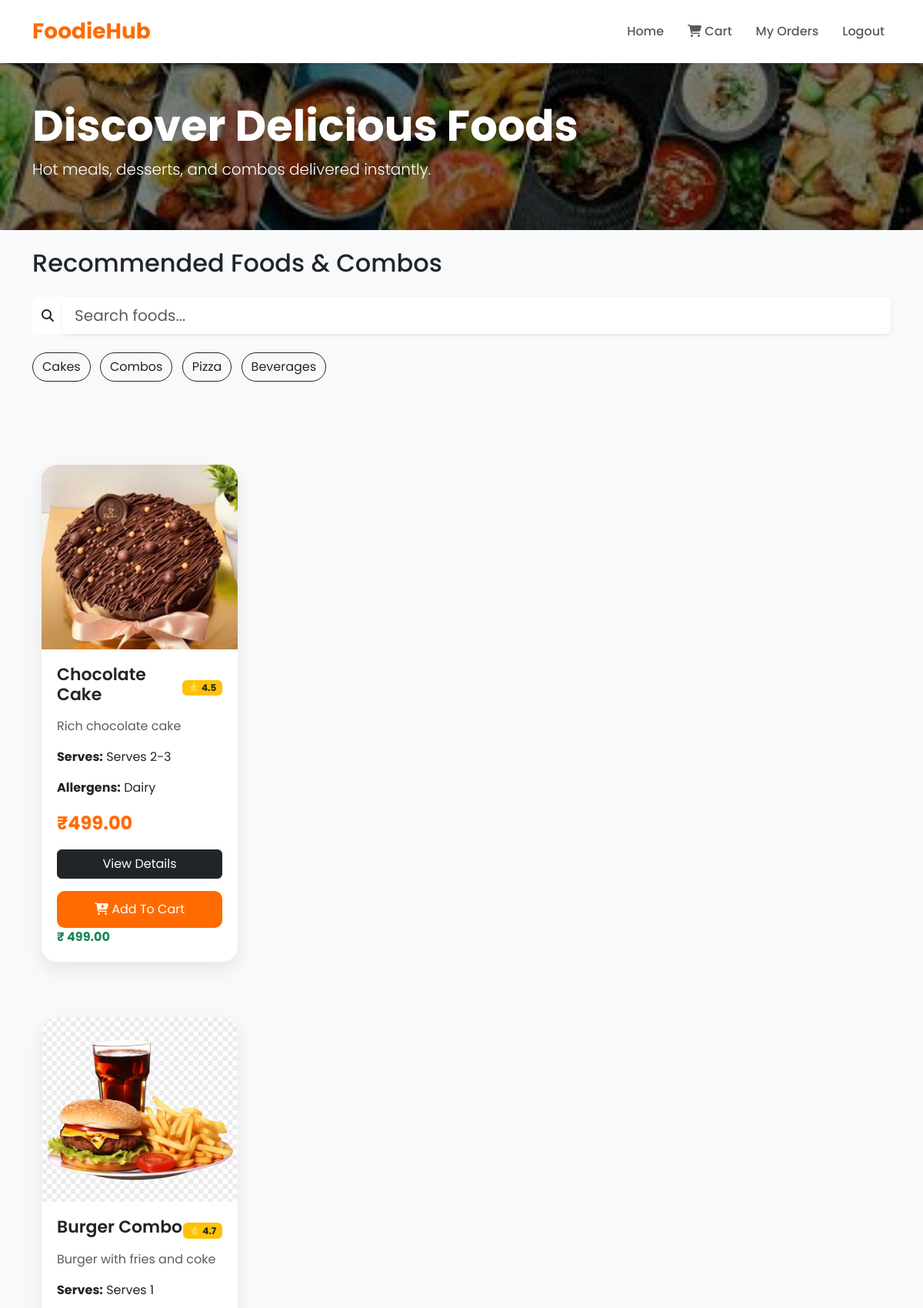
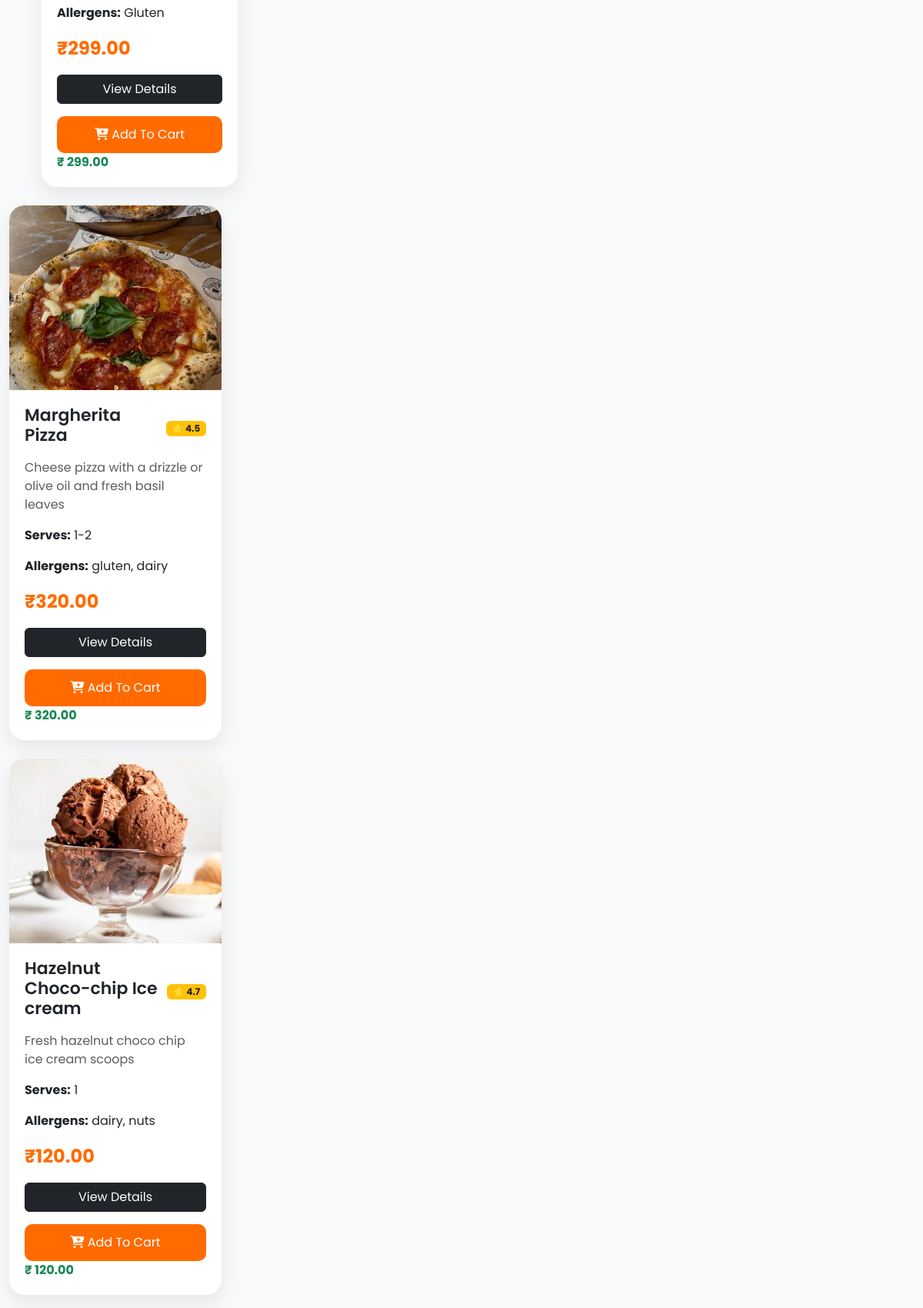
Page /user/home.php (upper part) on the committed database (2 pictures, top to bottom).
### tables this page shows
CREATE TABLE `products` (
  `id` int(11) NOT NULL,
  `name` varchar(255) DEFAULT NULL,
  `category` varchar(100) DEFAULT NULL,
  `price` decimal(10,2) DEFAULT NULL,
  `stock` int(11) DEFAULT NULL,
  `image` varchar(255) DEFAULT NULL,
  `description` text DEFAULT NULL,
  `ingredients` text DEFAULT NULL,
  `allergens` text DEFAULT NULL,
  `serving_size` varchar(100) DEFAULT NULL,
  `rating` float DEFAULT 0
);

### user/home.php (the view, shortened to what this page needs)
<?php
include '../includes/db.php';
if(isset($_GET['category']) && $_GET['category'] != '') {
    $category = $_GET['category'];
    $products = $conn->query(
        "SELECT * FROM products
         WHERE category='$category'"
    );
}
elseif(isset($_GET['search'])) {
    $search = $_GET['search'];
    $products = $conn->query(
        "SELECT * FROM products
         WHERE name LIKE '%$search%'"
    );
}
else {
    $products = $conn->query("SELECT * FROM products");
}
?>
<!DOCTYPE html>
<html>
<head>
<link href="https://cdn.jsdelivr.net/npm/bootstrap@5.3.3/dist/css/bootstrap.min.css"
rel="stylesheet">
<link rel="stylesheet"
href="https://cdnjs.cloudflare.com/ajax/libs/font-awesome/6.6.0/css/all.min.css">
<link rel="stylesheet"
href="../assets/css/style.css">
</head>
<body class="bg-light">
<nav class="navbar navbar-expand-lg sticky-top">
<div class="container">
<a class="navbar-brand"
href="#">
FoodieHub
</a>
<div class="collapse navbar-collapse"
id="navMenu">
<ul class="navbar-nav ms-auto align-items-center">
<li class="nav-item">
<a class="nav-link"
href="home.php">
Home
</a>
</li>
<li class="nav-item">
<a class="nav-link"
href="cart.php">
<i class="fa-solid fa-cart-shopping"></i>
Cart
</a>
</li>
<li class="nav-item">
<a class="nav-link"
href="orders.php">
My Orders
</a>
</li>
<li class="nav-item">
<a class="nav-link"
href="../logout.php">
Logout
</a>
</li>
</ul>
</div>
</div>
</nav>
<section class="py-5 text-white"
style="
background:
linear-gradient(rgba(0,0,0,0.5),
rgba(0,0,0,0.5)),
url('../assets/images/banner.jpg');
background-size:cover;
background-position:center;
">
<div class="container">
<h1 class="display-4 fw-bold">
Discover Delicious Foods
</h1>
<p class="lead">
Hot meals, desserts, and combos delivered instantly.
</p>
</div>
</section>
<div class="container mt-4">
<h2 class="mb-4">
Recommended Foods & Combos
</h2>
<form method="GET"
class="mb-4">
<div class="input-group">
<span class="input-group-text bg-white border-0">
<i class="fa-solid fa-magnifying-glass"></i>
</span>
<input type="text"
name="search"
class="form-control form-control-lg border-0 shadow-sm"
placeholder="Search foods...">
</div>
</form>
<div class="mb-5">
<a href="?category=Cakes"
class="btn btn-outline-dark rounded-pill me-2">
Cakes
</a>
<a href="?category=Combos"
class="btn btn-outline-dark rounded-pill me-2">
Combos
</a>
<a href="?category=Pizza"
class="btn btn-outline-dark rounded-pill me-2">
Pizza
</a>
<a href="?category=Beverages"
class="btn btn-outline-dark rounded-pill">
Beverages
</a>
</div>
<div class="container py-5">
<div class="products-row">
<?php while($row = $products->fetch_assoc()) { ?>
<div class="product-column">
<div class="product-card w-100">
<img src="../assets/images/<?php echo $row['image']; ?>">
<div class="product-info">
<div class="d-flex justify-content-between align-items-center mb-2">
<h4 class="product-title">
<?php echo $row['name']; ?>
</h4>
<span class="badge bg-warning text-dark">
⭐ <?php echo $row['rating']; ?>
</span>
</div>
<p class="text-muted">
<?php echo $row['description']; ?>
</p>
<p>
<strong>Serves:</strong>
<?php echo $row['serving_size']; ?>
</p>
<p>
<strong>Allergens:</strong>
<?php echo $row['allergens']; ?>
</p>
<div class="d-flex justify-content-between align-items-center mt-3">
<span class="price">
₹<?php echo $row['price']; ?>
</span>
</div>
<a href="product-details.php?id=<?php echo $row['id']; ?>"
class="btn btn-dark w-100 mt-3">
View Details
</a>
<div class="cart-controls mt-3">
<button
class="btn btn-main w-100 addCartBtn"
data-id="<?php echo $row['id']; ?>"
data-name="<?php echo $row['name']; ?>"
data-price="<?php echo $row['price']; ?>">
<i class="fa-solid fa-cart-plus"></i>
Add To Cart
</button>
</div>
<div class="fw-bold text-success">
₹<span id="itemTotal<?php echo $row['id']; ?>">
<?php echo $row['price']; ?>
</span>
</div>
</div>
</div>
</div>
</div>
</div>
<?php } ?>
</body>
</html>

### assets/css/style.css (style rules this page uses)
:root { --primary:#ff6b00; --secondary:#ffb700; --dark:#121212; --light:#f8f9fa; --white:#ffffff; --gray:#6c757d; --success:#28a745; --danger:#dc3545; }
* { margin:0; padding:0; box-sizing:border-box; font-family:'Poppins',sans-serif; }
body { background:#f5f5f5; overflow-x:hidden; }
.navbar { background:var(--white); box-shadow:0 2px 10px rgba(0,0,0,0.1); padding:15px 30px; }
.navbar-brand { font-size:28px; font-weight:700; color:var(--primary)!important; }
.nav-link { font-weight:500; margin-left:15px; transition:0.3s; }
.btn-main { background:var(--primary); color:white; border:none; padding:12px 30px; border-radius:10px; transition:0.3s; }
.product-card { background:white; border-radius:20px; overflow:hidden; transition:0.4s; box-shadow:0 5px 20px rgba(0,0,0,0.08); }
.product-card img { width:100%; height:240px; object-fit:cover; }
.product-info { padding:20px; }
.product-title { font-size:22px; font-weight:600; }
.price { color:var(--primary); font-size:24px; font-weight:700; }
.price { color:var(--primary); font-weight:700; }
.product-card { width:100%; height:100%; background:white; border-radius:20px; overflow:hidden; box-shadow:0 10px 25px rgba(0,0,0,0.08); transition:0.3s; }
.product-card img { width:100%; height:240px; object-fit:cover; display:block; }
.product-card { background:white; border-radius:20px; overflow:hidden; box-shadow:0 10px 25px rgba(0,0,0,0.08); transition:0.3s; height:100%; }
.products-row { display:flex !important; flex-wrap:wrap !important; margin-left:-12px; margin-right:-12px; }
.product-column { width:25% !important; padding:12px; }

### rows in the picture
products: image (picture), name "Chocolate Cake", rating "4.5", description "Rich chocolate cake", serving_size "Serves 2-3", allergens "Dairy", price "499.00"
products: image (picture), name "Burger Combo", rating "4.7", description "Burger with fries and coke", serving_size "Serves 1", allergens "Gluten", price "299.00"
products: image (picture), name "Margherita Pizza", rating "4.5", description "Cheese pizza with a drizzle or olive oil and fresh basil leaves", serving_size "1-2", allergens "gluten, dairy", price "320.00"
products: image (picture), name "Hazelnut Choco-chip Ice cream", rating "4.7", description "Fresh hazelnut choco chip ice cream scoops", serving_size "1", allergens "dairy, nuts", price "120.00"
